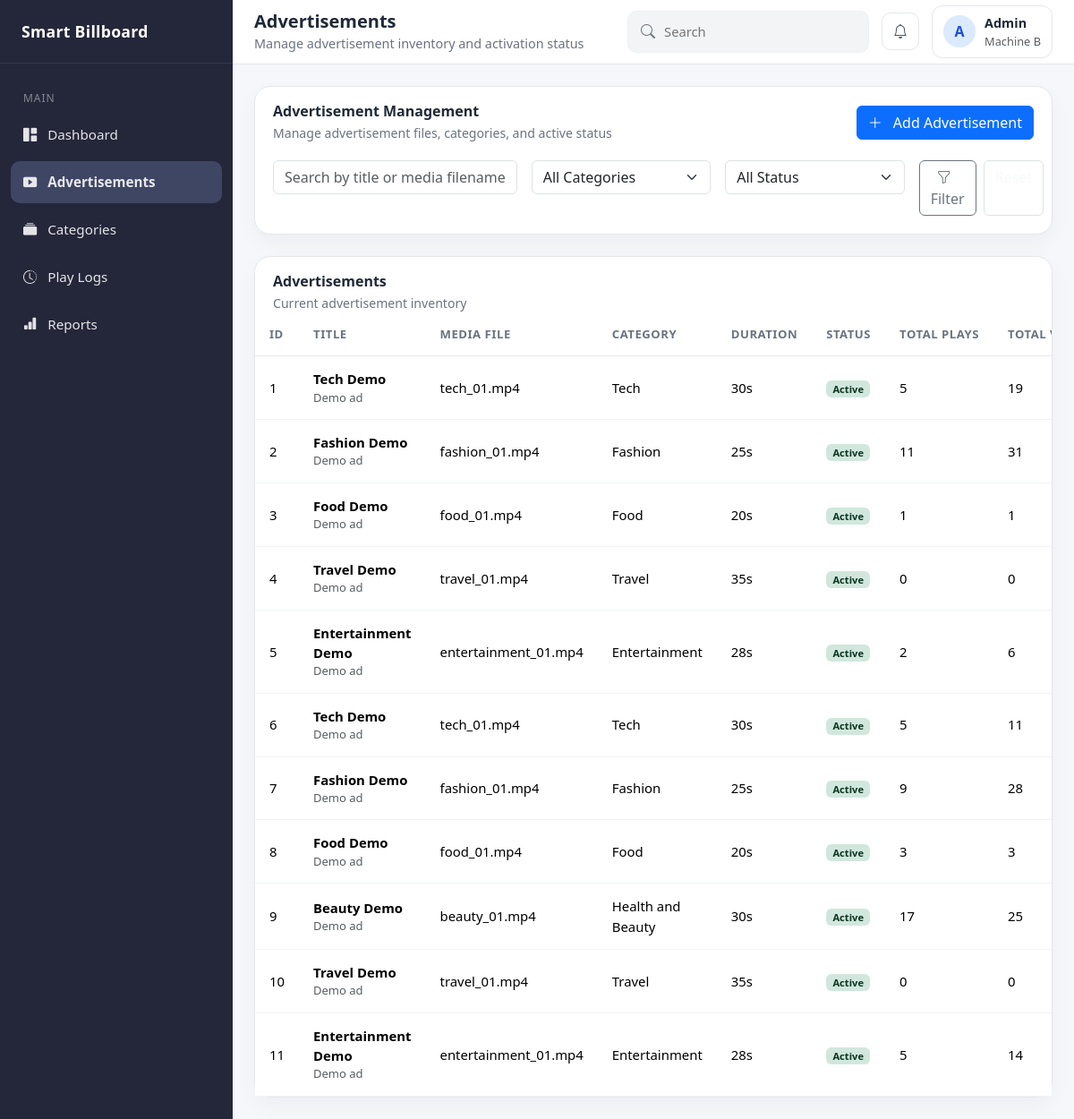
Page /dashboard/advertisements on the committed database.
### app/models/advertisement.py (models this page shows)
class Advertisement(Base):
    __tablename__ = "advertisements"
    __table_args__ = (
        CheckConstraint("duration_seconds > 0", name="ck_advertisements_duration_seconds_positive"),
    )
    id: Mapped[int] = mapped_column(primary_key=True, autoincrement=True)
    title: Mapped[str] = mapped_column(String(255), nullable=False)
    description: Mapped[str | None] = mapped_column(Text, nullable=True)
    media_filename: Mapped[str] = mapped_column(String(255), nullable=False)
    duration_seconds: Mapped[int] = mapped_column(Integer, nullable=False)
    is_active: Mapped[bool] = mapped_column(Boolean, nullable=False, default=True)
    category_id: Mapped[int] = mapped_column(
        ForeignKey("categories.id"),
        nullable=False,
        index=True,
    )
    created_at: Mapped[datetime] = mapped_column(
        DateTime,
        nullable=False,
        server_default=func.now(),
    )
    updated_at: Mapped[datetime] = mapped_column(
        DateTime,
        nullable=False,
        server_default=func.now(),
        onupdate=func.now(),
    )
    category: Mapped["Category"] = relationship(
        "Category",
        back_populates="advertisements",
    )
    ad_play_logs: Mapped[List["AdPlayLog"]] = relationship(
        "AdPlayLog",
        back_populates="advertisement",
    )
    ad_performance_summaries: Mapped[List["AdPerformanceSummary"]] = relationship(
        "AdPerformanceSummary",
        back_populates="advertisement",
    )

### app/controllers/dashboard_controller.py (the view)
@router.get("/dashboard/advertisements", response_class=HTMLResponse)
def advertisements_page(
    request: Request,
    search: str | None = Query(default=None),
    category_id: str | None = Query(default=None),
    status_filter: str | None = Query(default=None, alias="status"),
    message: str | None = Query(default=None),
    message_type: str | None = Query(default="success"),
    db: Session = Depends(get_db),
):
    normalized_category_id = _parse_optional_int(category_id)
    dashboard_service = DashboardService(db)
    advertisements = dashboard_service.get_advertisements_page_data(
        search_term=search,
        category_id=normalized_category_id,
        status_filter=status_filter,
    )
    categories = dashboard_service.get_category_options()
    return templates.TemplateResponse(
        request=request,
        name="dashboard/advertisements.html",
        context={
            "page_title": "Advertisements",
            "page_subtitle": "Manage advertisement inventory and activation status",
            "active_page": "advertisements",
            "advertisements": advertisements,
            "categories": categories,
            "filters": {
                "search": search or "",
                "category_id": normalized_category_id,
                "status": status_filter or "",
            },
            "message": message,
            "message_type": message_type or "success",
        },
    )

### app/templates/dashboard/advertisements.html (shortened to what this page needs)
{% extends "base.html" %}
{% block content %}
<div class="container-fluid px-0">
    <div class="panel-card mb-4">
        <div class="panel-header">
            <div>
                <h3 class="panel-title">Advertisement Management</h3>
                <div class="panel-subtitle">Manage advertisement files, categories, and active status</div>
            </div>
            <div class="d-flex gap-2">
                <button class="btn btn-primary" data-bs-toggle="modal" data-bs-target="#createAdvertisementModal">
                    <i class="bi bi-plus-lg me-2"></i>
                    Add Advertisement
                </button>
            </div>
        </div>
        <div class="panel-body">
            <form method="get" action="/dashboard/advertisements" id="advertisementFilterForm">
                <div class="row g-3">
                    <div class="col-12 col-md-4">
                        <input
                            type="text"
                            class="form-control"
                            id="advertisementSearchInput"
                            name="search"
                            value="{{ filters.search }}"
                            placeholder="Search by title or media filename"
                        >
                    </div>
                    <div class="col-12 col-md-3">
                        <select class="form-select" name="category_id">
                            <option value="">All Categories</option>
                        </select>
                    </div>
                    <div class="col-12 col-md-3">
                        <select class="form-select" name="status">
                            <option value="" {% if not filters.status %}selected{% endif %}>All Status</option>
                        </select>
                    </div>
                    <div class="col-12 col-md-2 d-flex gap-2">
                        <button class="btn btn-outline-secondary flex-grow-1">
                            <i class="bi bi-funnel me-2"></i>
                            Filter
                        </button>
                        <a class="btn btn-outline-light border flex-grow-1" href="/dashboard/advertisements">
                        </a>
                    </div>
                </div>
            </form>
        </div>
    </div>
    <div class="panel-card">
        <div class="panel-header">
            <div>
                <h3 class="panel-title">Advertisements</h3>
                <div class="panel-subtitle">Current advertisement inventory</div>
            </div>
        </div>
        <div class="panel-body p-0">
            {% if advertisements %}
                <div class="table-responsive">
                    <table class="table table-modern align-middle mb-0">
                        <thead>
                            <tr>
                                <th>ID</th>
                                <th>Title</th>
                                <th>Media File</th>
                                <th>Category</th>
                                <th>Duration</th>
                                <th>Status</th>
                                <th>Total Plays</th>
                                <th>Total Viewers</th>
                            </tr>
                        </thead>
                        <tbody>
                            {% for ad in advertisements %}
                                <tr>
                                    <td>{{ ad.id }}</td>
                                    <td>
                                        <div class="fw-semibold">{{ ad.title }}</div>
                                        <div class="text-muted small">{{ ad.description or "No description" }}</div>
                                    </td>
                                    <td>{{ ad.media_filename }}</td>
                                    <td>{{ ad.category_name }}</td>
                                    <td>{{ ad.duration_seconds }}s</td>
                                    <td>
                                        {% if ad.is_active %}
                                            <span class="badge bg-success-subtle text-success-emphasis">Active</span>
                                        {% else %}
                                            <span class="badge bg-secondary-subtle text-secondary-emphasis">Inactive</span>
                                        {% endif %}
                                    </td>
                                    <td>{{ ad.total_plays }}</td>
                                    <td>{{ ad.total_viewers }}</td>
                                </tr>
                            {% endfor %}
                        </tbody>
                    </table>
                </div>
            {% else %}
                <div class="empty-state">No advertisements found</div>
            {% endif %}
        </div>
    </div>
</div>
{% endblock %}

### app/templates/base.html (style rules this page uses)
:root { --sidebar-bg: #24273a; --sidebar-hover: #32364b; --sidebar-active: #3f4663; --page-bg: #f5f7fb; --card-bg: #ffffff; --text-dark: #1f2937; --text-muted: #6b7280; --border-color: #e5e7eb; --kpi-orange: linear-gradient(135deg, #ff9a76, #ffb088); --kpi-green: linear-gradient(135deg, #27d980, #5be7a8); --kpi-pink: linear-gradient(135deg, #ff6f91, #ff8fab); --kpi-cyan: linear-gradient(135deg, #1bc9d4, #55dff0); }
body { margin: 0; background: var(--page-bg); color: var(--text-dark); font-family: "Segoe UI", Tahoma, Geneva, Verdana, sans-serif; }
.panel-card { background: var(--card-bg); border: 1px solid var(--border-color); border-radius: 18px; box-shadow: 0 10px 24px rgba(15, 23, 42, 0.04); }
.panel-card .panel-header { display: flex; align-items: center; justify-content: space-between; padding: 18px 20px 0; }
.panel-card .panel-title { font-size: 1rem; font-weight: 700; margin: 0; }
.panel-card .panel-subtitle { font-size: 0.88rem; color: var(--text-muted); margin-top: 4px; }
.panel-card .panel-body { padding: 20px; }
.table-modern { margin: 0; }
.table-modern th { font-size: 0.82rem; text-transform: uppercase; letter-spacing: 0.04em; color: var(--text-muted); border-bottom: 1px solid var(--border-color); padding: 14px 16px; white-space: nowrap; }
.table-modern td { padding: 14px 16px; vertical-align: middle; border-bottom: 1px solid #f1f3f8; font-size: 0.93rem; }

### rows in the picture
Advertisement: id "1", title "Tech Demo", description "Demo ad", media_filename "tech_01.mp4", category_name "Tech", duration_seconds "30", is_active "Active", total_plays "5", total_viewers "19"
Advertisement: id "2", title "Fashion Demo", description "Demo ad", media_filename "fashion_01.mp4", category_name "Fashion", duration_seconds "25", is_active "Active", total_plays "11", total_viewers "31"
Advertisement: id "3", title "Food Demo", description "Demo ad", media_filename "food_01.mp4", category_name "Food", duration_seconds "20", shows "Active", total_plays "1", total_viewers "1"
Advertisement: id "4", title "Travel Demo", description "Demo ad", media_filename "travel_01.mp4", category_name "Travel", duration_seconds "35", is_active "Active", total_plays "0", total_viewers "0"
Advertisement: id "5", title "Entertainment Demo", description "Demo ad", media_filename "entertainment_01.mp4", category_name "Entertainment", duration_seconds "28", is_active "Active", total_plays "2", total_viewers "6"
Advertisement: id "6", title "Tech Demo", description "Demo ad", media_filename "tech_01.mp4", category_name "Tech", duration_seconds "30", is_active "Active", total_plays "5", total_viewers "11"
Advertisement: id "7", title "Fashion Demo", description "Demo ad", media_filename "fashion_01.mp4", category_name "Fashion", duration_seconds "25", is_active "Active", total_plays "9", total_viewers "28"
Advertisement: id "8", title "Food Demo", description "Demo ad", media_filename "food_01.mp4", category_name "Food", duration_seconds "20", is_active "Active", total_plays "3", total_viewers "3"
Advertisement: id "9", title "Beauty Demo", description "Demo ad", media_filename "beauty_01.mp4", category_name "Health and Beauty", duration_seconds "30", is_active "Active", total_plays "17", total_viewers "25"
Advertisement: id "10", title "Travel Demo", description "Demo ad", media_filename "travel_01.mp4", category_name "Travel", duration_seconds "35", is_active "Active", total_plays "0", total_viewers "0"
Advertisement: id "11", title "Entertainment Demo", description "Demo ad", media_filename "entertainment_01.mp4", category_name "Entertainment", duration_seconds "28", is_active "Active", total_plays "5", total_viewers "14"

### other values in the picture
{{ page_title or "Dashboard" }} "Advertisements"
{{ page_subtitle or "Advertisement monitoring and management" }} "Manage advertisement inventory and activation status"
